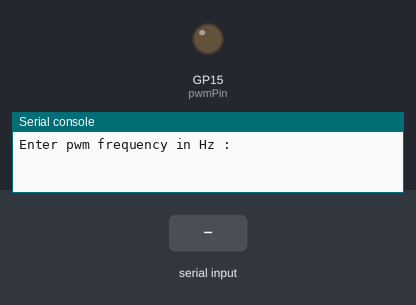
A program run on a simulated Raspberry Pi Pico running MicroPython. On the bench: output pins drawn as LEDs (lit = HIGH), the last lines printed to the serial console. The test bench sets the inputs (shaded band).

Above: at 1.2 s.
1.3 s: "90" typed at the serial console, then Enter
2.8 s: "5" typed at the serial console, then Enter
At 3.1 s:
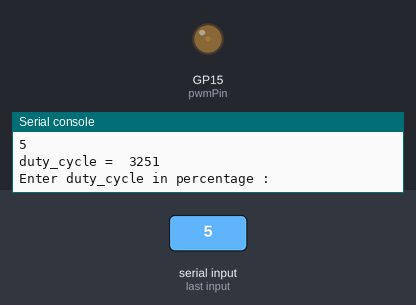
4.3 s: "90" typed at the serial console, then Enter
At 5.4 s:
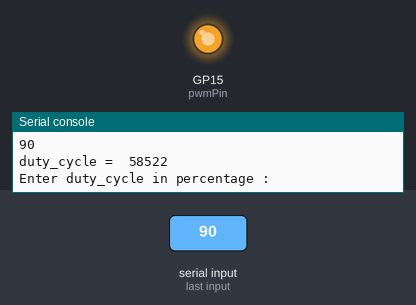
Timing chart, 0 to 7.3 s (numbered marks = the images above; inputs shaded):
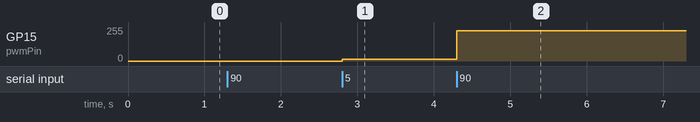

Measured:
- after the input at 2.8 s, GP15 (pwmPin): 0/255 → 13/255 at once
- after the input at 4.3 s, GP15 (pwmPin): 13/255 → 228/255 at once

The program:

PWM.py
```python
# importing the required libraries
from machine import Pin
from machine import PWM
import time


# initial varibale declaratins
frequency = 0
duty_cycle = 0


# pin declarations
pwmPin = Pin(15) # declare the pin for PWM output
pwmOutput = PWM(pwmPin) # define a PWM object


# ask user for frequency
while True:
    frequency = float(input("Enter pwm frequency in Hz : "))

    # set the PWM frequency only once at the beginning
    if frequency >= 0:
        pwmOutput.freq(int(frequency))
        break

    else:
        print("frequency cannot be negative. Enter again ")
        continue


# function for asking duty_cycle input
def duty():
    duty_cycle = float(input("Enter duty_cycle in percentage : "))
    # crash when character is input
    # convert duty cycle % to micropython range 0 - 65025
    duty_cycle = int( duty_cycle * 65025 / 100  )
    print("duty_cycle = ", duty_cycle)
    return duty_cycle # returns the duty cycle (in integer)


# define function for PWM generation
def pwmGenerate(duty_cycle):
    duty_cycle = duty_cycle
    pwmOutput.duty_u16(duty_cycle)


# generate the PWM signal with variable duty cycle
while True:
    duty_cycle = duty() # duty cycle in integer
    # check user input for discrepancy
    if duty_cycle >= 0 and duty_cycle <= 65025:
        pwmGenerate(duty_cycle)

    else:
        print("Unsuitable range, please enter again")
        continue
```
